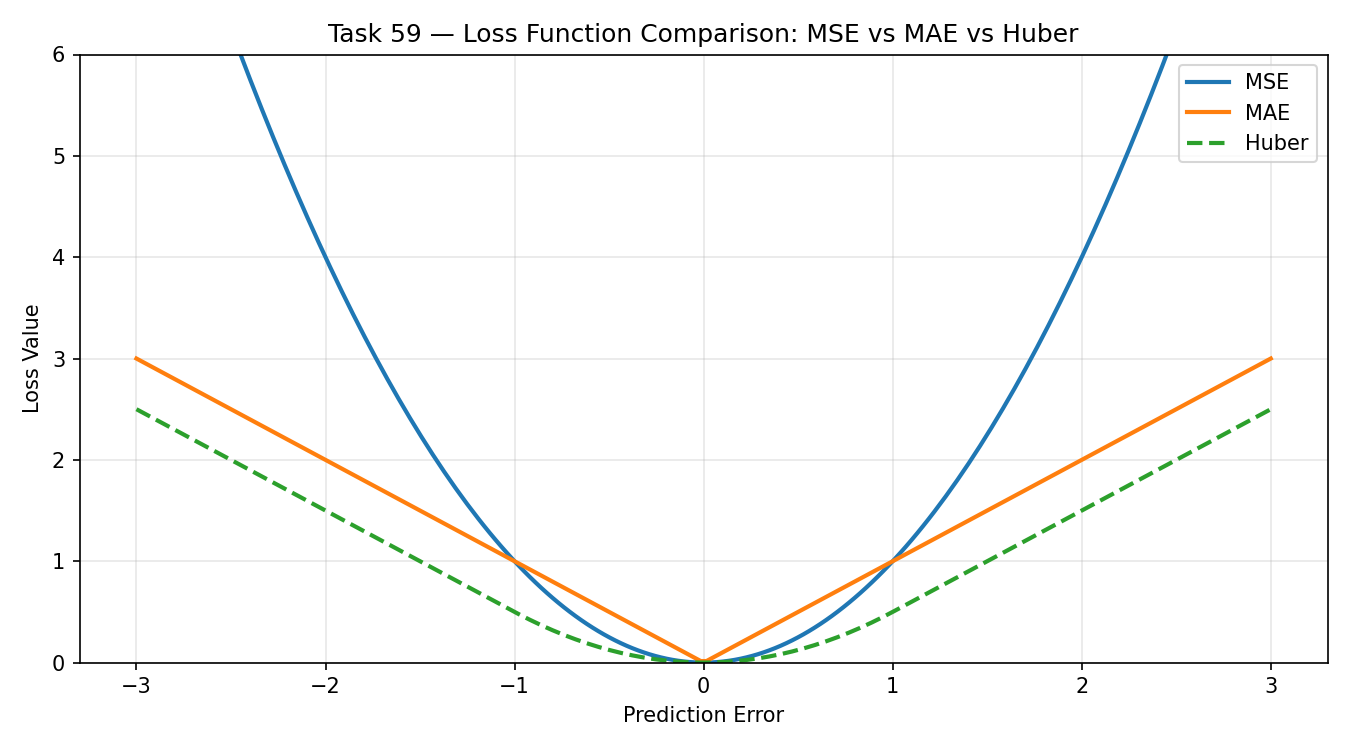

Generate this figure with Python:
# Task 59 — Loss Functions in Neural Networks
# Goal: Understand and demonstrate 7 key loss functions

import os
os.environ["TF_CPP_MIN_LOG_LEVEL"] = "3"

import numpy as np
import matplotlib.pyplot as plt
import tensorflow as tf

print("=" * 55)
print("Task 59 — Loss Functions in Neural Networks")
print("=" * 55)

print("""
── What is a Loss Function? ──
A loss function measures how WRONG the model's predictions are.
During training, the optimizer tries to MINIMISE this value.
Choosing the right loss function depends on your task type.
""")

# ─────────────────────────────────────────
# 1. Mean Squared Error (MSE) — Regression
# ─────────────────────────────────────────
print("1. Mean Squared Error (MSE) — for Regression")
print("   Formula: MSE = mean((y_true - y_pred)²)")
y_true_reg = np.array([3.0, 5.0, 2.5, 7.0])
y_pred_reg = np.array([2.5, 5.0, 4.0, 8.0])
mse = np.mean((y_true_reg - y_pred_reg) ** 2)
print(f"   y_true: {y_true_reg} | y_pred: {y_pred_reg}")
print(f"   MSE = {mse:.4f}")

# ─────────────────────────────────────────
# 2. Mean Absolute Error (MAE) — Regression
# ─────────────────────────────────────────
print("\n2. Mean Absolute Error (MAE) — for Regression")
print("   Formula: MAE = mean(|y_true - y_pred|)")
mae = np.mean(np.abs(y_true_reg - y_pred_reg))
print(f"   MAE = {mae:.4f}")
print("   Less sensitive to outliers than MSE")

# ─────────────────────────────────────────
# 3. Binary Cross-Entropy — Binary Classification
# ─────────────────────────────────────────
print("\n3. Binary Cross-Entropy — Binary Classification")
print("   Formula: -mean(y·log(p) + (1-y)·log(1-p))")
y_true_bin = np.array([1, 0, 1, 1])
y_pred_bin = np.array([0.9, 0.1, 0.8, 0.4])
bce = -np.mean(
    y_true_bin * np.log(y_pred_bin + 1e-9) +
    (1 - y_true_bin) * np.log(1 - y_pred_bin + 1e-9)
)
print(f"   y_true: {y_true_bin} | y_pred: {y_pred_bin}")
print(f"   Binary Cross-Entropy = {bce:.4f}")

# ─────────────────────────────────────────
# 4. Categorical Cross-Entropy — Multi-class
# ─────────────────────────────────────────
print("\n4. Categorical Cross-Entropy — Multi-class Classification")
print("   Formula: -sum(y_true * log(y_pred))")
y_true_cat = np.array([[1, 0, 0], [0, 1, 0], [0, 0, 1]])
y_pred_cat = np.array([[0.9, 0.05, 0.05],
                       [0.1, 0.8,  0.1],
                       [0.2, 0.2,  0.6]])
cce = -np.mean(np.sum(y_true_cat * np.log(y_pred_cat + 1e-9), axis=1))
print(f"   Categorical Cross-Entropy = {cce:.4f}")

# ─────────────────────────────────────────
# 5. Hinge Loss — SVM-style classification
# ─────────────────────────────────────────
print("\n5. Hinge Loss — used in SVM / margin classifiers")
print("   Formula: mean(max(0, 1 - y_true * y_pred))")
y_true_hinge = np.array([1, -1, 1, -1])
y_pred_hinge = np.array([0.8, -0.6, -0.3, 0.5])
hinge = np.mean(np.maximum(0, 1 - y_true_hinge * y_pred_hinge))
print(f"   Hinge Loss = {hinge:.4f}")

# ─────────────────────────────────────────
# 6. Huber Loss — robust regression
# ─────────────────────────────────────────
print("\n6. Huber Loss — Regression, robust to outliers")
print("   Combines MSE (small errors) and MAE (large errors)")
delta = 1.0
errors = y_true_reg - y_pred_reg
huber = np.where(
    np.abs(errors) <= delta,
    0.5 * errors ** 2,
    delta * (np.abs(errors) - 0.5 * delta)
)
print(f"   Huber Loss = {np.mean(huber):.4f}")

# ─────────────────────────────────────────
# 7. Kullback-Leibler Divergence
# ─────────────────────────────────────────
print("\n7. KL Divergence — measures difference between two distributions")
print("   Formula: sum(p * log(p / q))")
p = np.array([0.4, 0.3, 0.3])
q = np.array([0.3, 0.4, 0.3])
kl_div = np.sum(p * np.log(p / q))
print(f"   P = {p} | Q = {q}")
print(f"   KL Divergence = {kl_div:.4f}")

# ── Summary Table ─────────────────────────────────────────────────────────────
print("\n── Loss Function Summary ──")
print(f"{'Loss Function':<30} {'Use Case':<35} {'Value'}")
print("-" * 75)
print(f"{'MSE':<30} {'Regression':<35} {mse:.4f}")
print(f"{'MAE':<30} {'Regression (outlier-robust)':<35} {mae:.4f}")
print(f"{'Binary Cross-Entropy':<30} {'Binary Classification':<35} {bce:.4f}")
print(f"{'Categorical Cross-Entropy':<30} {'Multi-class Classification':<35} {cce:.4f}")
print(f"{'Hinge Loss':<30} {'SVM / Margin classifiers':<35} {hinge:.4f}")
print(f"{'Huber Loss':<30} {'Regression w/ outliers':<35} {np.mean(huber):.4f}")
print(f"{'KL Divergence':<30} {'Distribution comparison':<35} {kl_div:.4f}")

# ── Visualise MSE vs MAE vs Huber ────────────────────────────────────────────
errors_range = np.linspace(-3, 3, 200)
mse_curve   = errors_range ** 2
mae_curve   = np.abs(errors_range)
huber_curve = np.where(np.abs(errors_range) <= 1,
                       0.5 * errors_range**2,
                       np.abs(errors_range) - 0.5)

plt.figure(figsize=(9, 5))
plt.plot(errors_range, mse_curve,   label="MSE",   linewidth=2)
plt.plot(errors_range, mae_curve,   label="MAE",   linewidth=2)
plt.plot(errors_range, huber_curve, label="Huber", linewidth=2, linestyle="--")
plt.xlabel("Prediction Error")
plt.ylabel("Loss Value")
plt.title("Task 59 — Loss Function Comparison: MSE vs MAE vs Huber")
plt.legend()
plt.ylim(0, 6)
plt.grid(alpha=0.3)
plt.tight_layout()
plt.savefig("task_59_loss_functions.png", dpi=150)
print("\nPlot saved as: task_59_loss_functions.png")
